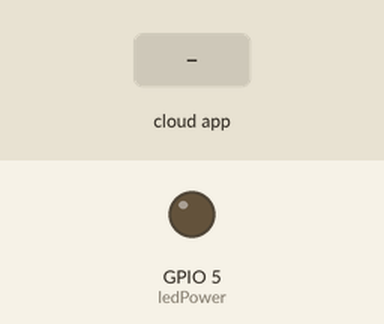
The sketch below on a simulated ESP8266 (NodeMCU). Shown: output pins drawn as LEDs (lit = HIGH). Inputs (shaded band) come from the test bench. WiFi joins after 1.5 s; servers stay silent unless stated; the Firebase database answers and starts empty; what the sketch prints to the serial monitor is not drawn.

Above: at 2.7 s.
2.8 s: the phone or cloud app sets ledStatus to 1
At 3.8 s:
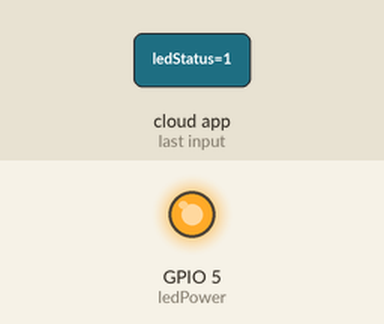
4.3 s: the phone or cloud app sets ledStatus to 0
At 5.0 s:
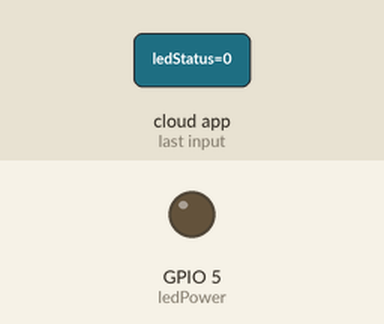
Timing chart, 0 to 7.3 s (numbered marks = the images above; inputs shaded):
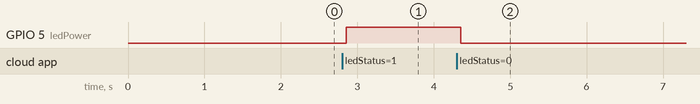

Measured:
- after the input at 2.8 s, GPIO 5 (ledPower): LOW → HIGH after 0.05 s
- after the input at 4.3 s, GPIO 5 (ledPower): HIGH → LOW after 0.06 s

The sketch:

arduino_code.ino
```cpp
#include <FirebaseArduino.h>
#include <ESP8266WiFi.h>
#include <Firebase.h>

#define FIREBASE_HOST "finalproject-2d2d7.firebaseio.com"
#define FIREBASE_AUTH "5LAgH52OmgEdUZtImtweHiOyC4FutAPbd1o0J1gH"
#define WIFI_SSID "Wifi-student"
#define WIFI_PASSWORD "1234567890"


int ledPower = 5;

void setup() {
  // put your setup code here, to run once:
  Serial.begin(9600);

  WiFi.begin(WIFI_SSID, WIFI_PASSWORD);
  Serial.print("connecting");
  while (WiFi.status() != WL_CONNECTED) {
    Serial.print(".");
    delay(500);
  }
  Serial.println();
  Serial.print("connected: ");
  Serial.println(WiFi.localIP());

  Firebase.begin(FIREBASE_HOST, FIREBASE_AUTH);
  pinMode(ledPower, OUTPUT);
}

void loop() {
  // put your main code here, to run repeatedly:
  int ledStatus = Firebase.getInt("ledStatus");
  if(ledStatus == 1){
    digitalWrite(ledPower, HIGH);
  } else {
    digitalWrite(ledPower, LOW);
  }

  //set data:
  //Firebase.set(ledStatus, "1");
}
```
